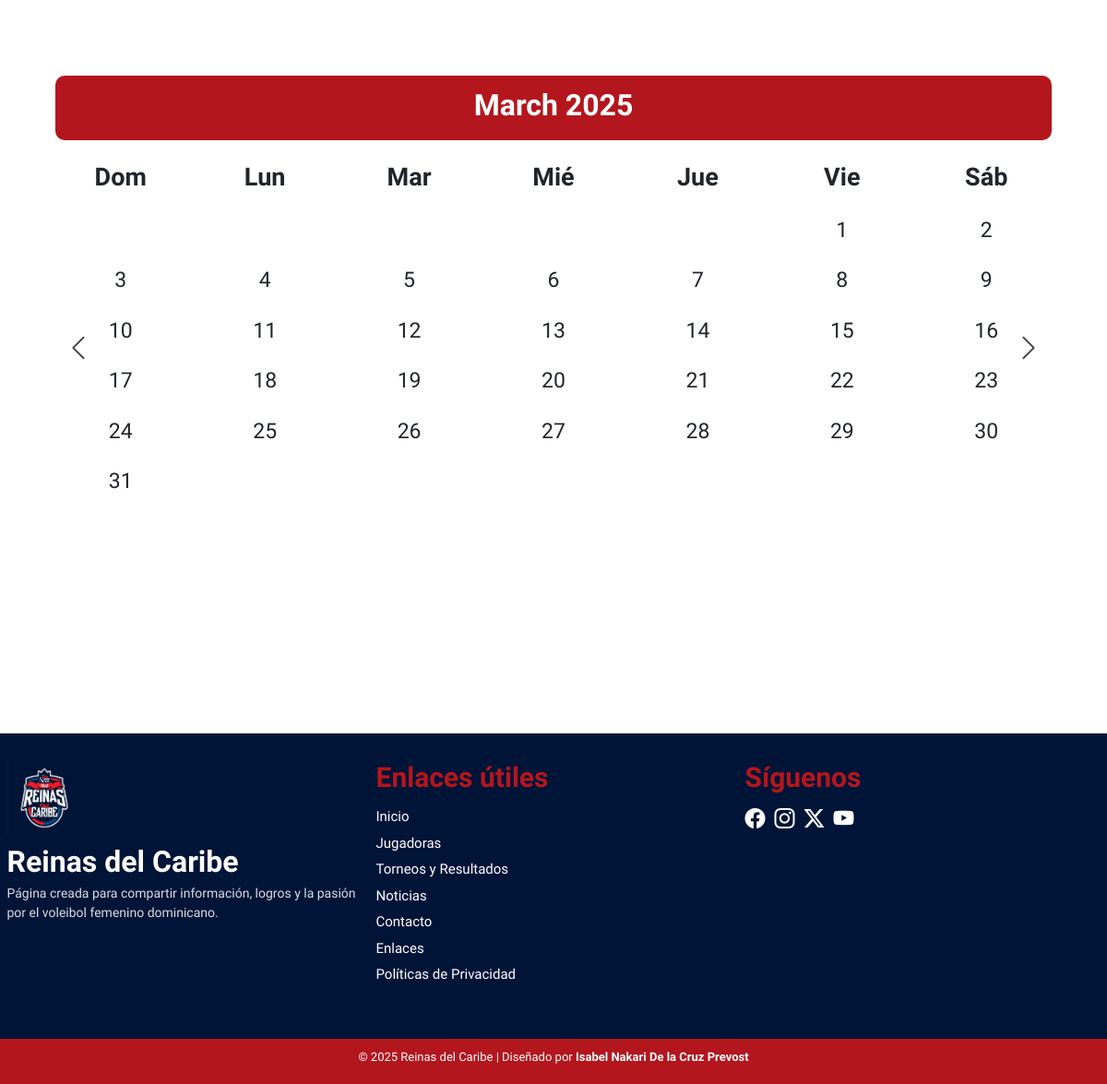
The app's page /calendario (lower part), older data.
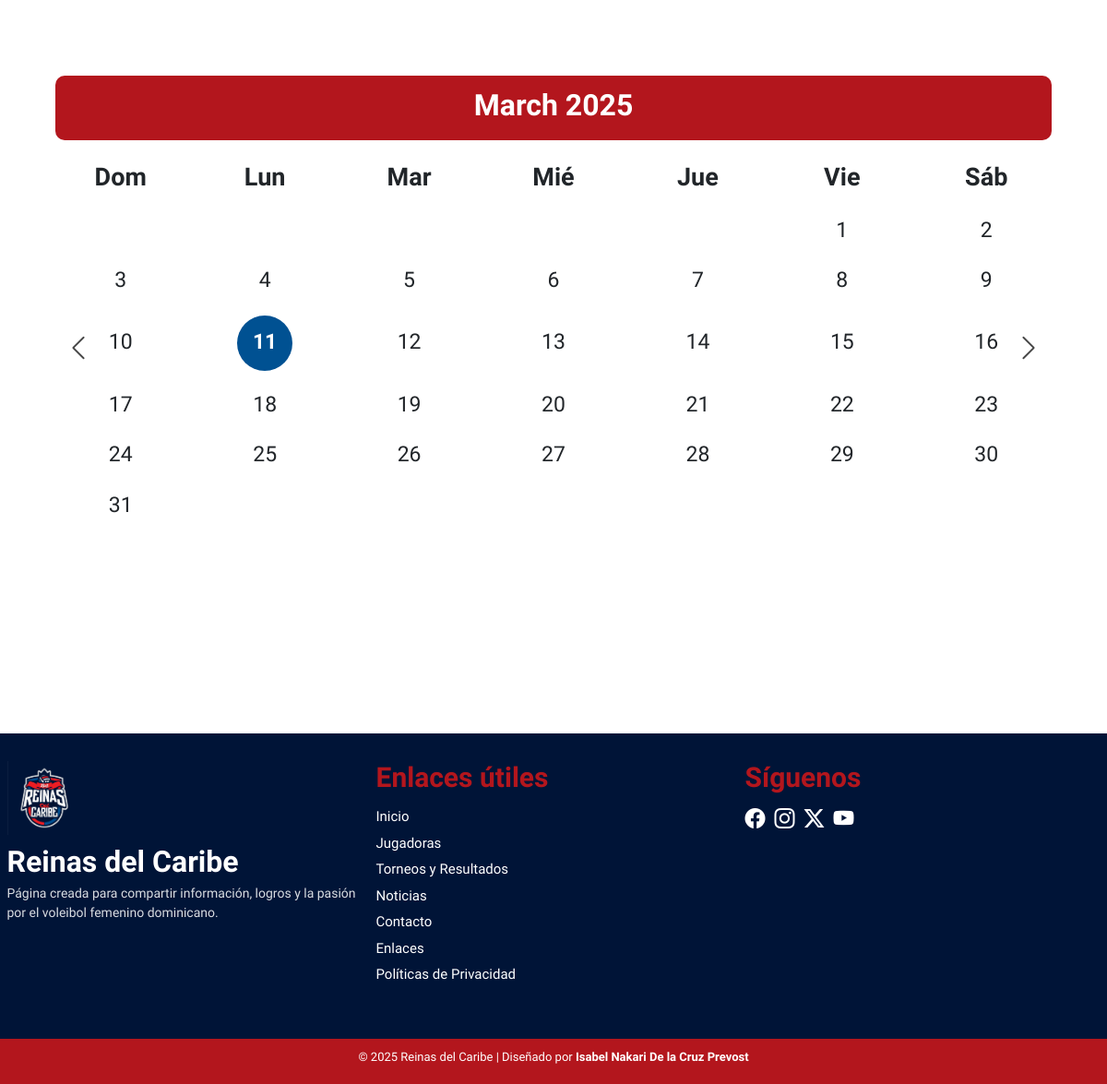
The same page, newer data.
### appReinas/models.py (models this page shows, shortened)
class ActividadCalendario(models.Model):
    titulo = models.CharField(max_length=200)
    descripcion = models.TextField()
    fecha = models.DateField()

### appReinas/views.py (the view)
# urls.py: path('calendario', views.calendario, name='calendario')
def calendario(request):
    anio = 2025  # Puedes luego hacerlo dinámico
    meses = [
        generar_mes(anio, 3),
        generar_mes(anio, 4),
        generar_mes(anio, 5),
    ]
    return render(request, "Calendario.html", {"meses": meses})

### appReinas/views.py (called while the page is built)
def generar_mes(anio, mes):
    cal = calendar.Calendar()
    semanas = cal.monthdayscalendar(anio, mes)
    eventos_mes = ActividadCalendario.objects.filter(
        fecha__year=anio,
        fecha__month=mes
    )
    eventos_por_dia = {}
    for e in eventos_mes:
        eventos_por_dia[e.fecha.day] = e
    semanas_vista = []
    for semana in semanas:
        fila = []
        for d in semana:
            if d == 0:
                fila.append({"numero": 0, "evento": None})
            else:
                fila.append({
                    "numero": d,
                    "evento": eventos_por_dia.get(d)
                })
        semanas_vista.append(fila)
    return {
        "nombre": calendar.month_name[mes],
        "semanas": semanas_vista
    }

### appReinas/templates/Calendario.html (shortened to what this page needs)
{% include 'header.html' %}
{% load static %}
<body>
    <section class="Calendario">
        <div class="contenedor">
            <div id="calendarioCarrusel" class="carousel slide" data-bs-ride="false">
                <div class="carousel-inner">
                    {% for mes in meses %}
                    <div class="carousel-item {% if forloop.first %}active{% endif %}">
                        <div class="mes-header">
                            <h3 class="centrar-texto">{{ mes.nombre }} 2025</h3>
                        </div>
                        <div class="dias-semana text-center fw-bold">
                            <div class="row row-cols-7">
                                <div class="col col-dia">Dom</div>
                                <div class="col col-dia">Lun</div>
                                <div class="col col-dia">Mar</div>
                                <div class="col col-dia">Mié</div>
                                <div class="col col-dia">Jue</div>
                                <div class="col col-dia">Vie</div>
                                <div class="col col-dia">Sáb</div>
                            </div>
                        </div>
                        <div class="grid-calendario text-center">
                            {% for semana in mes.semanas %}
                            <div class="row row-cols-7">
                                {% for celda in semana %}
                                    {% if celda.numero == 0 %}
                                        <div class="col empty"></div>
                                    {% else %}
                                        <div class="col">
                                            {% if celda.evento %}
                                                <div class="dia-marcado"
                                                    tabindex="0"
                                                    data-bs-toggle="popover"
                                                    data-bs-trigger="focus"
                                                    data-bs-placement="bottom"
                                                    title="{{ celda.evento.titulo }}"
                                                    data-bs-content="{{ celda.evento.descripcion }}">
                                                    {{ celda.numero }}
                                                </div>
                                            {% else %}
                                                {{ celda.numero }}
                                            {% endif %}
                                        </div>
                                    {% endif %}
                                {% endfor %}
                            </div>
                            {% endfor %}
                        </div>
                    </div>
                    {% endfor %}
                </div>
                <button class="carousel-control-prev" type="button" data-bs-target="#calendarioCarrusel"
                    data-bs-slide="prev">
                    <span class="carousel-control-prev-icon" aria-hidden="true"></span>
                </button>
                <button class="carousel-control-next" type="button" data-bs-target="#calendarioCarrusel"
                    data-bs-slide="next">
                    <span class="carousel-control-next-icon" aria-hidden="true"></span>
                </button>
            </div>
        </div>
    </section>
    {% include 'PiePagina.html' %}
</body>
</html>

Row changes from the older to the newer data that the page shows:
added ActividadCalendario: numero "11"
Text that changed along with them:
list line gone: "11"
